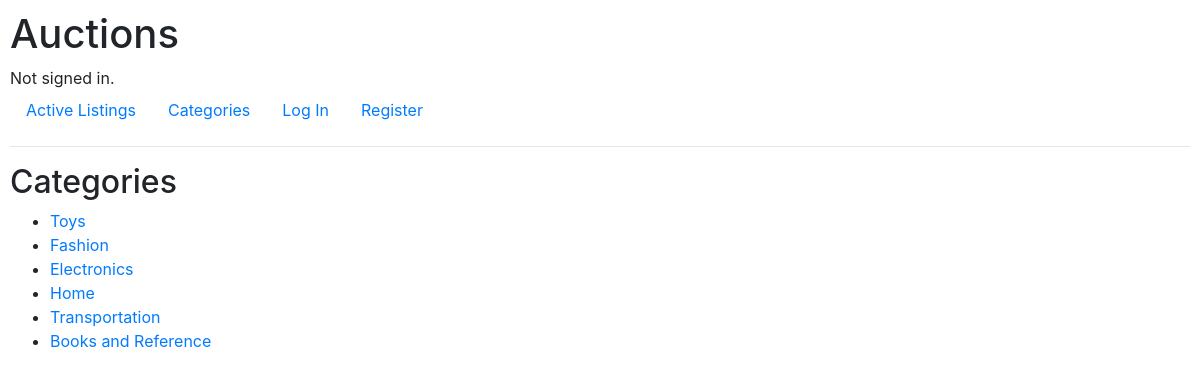
Page /categories on the earlier database version.
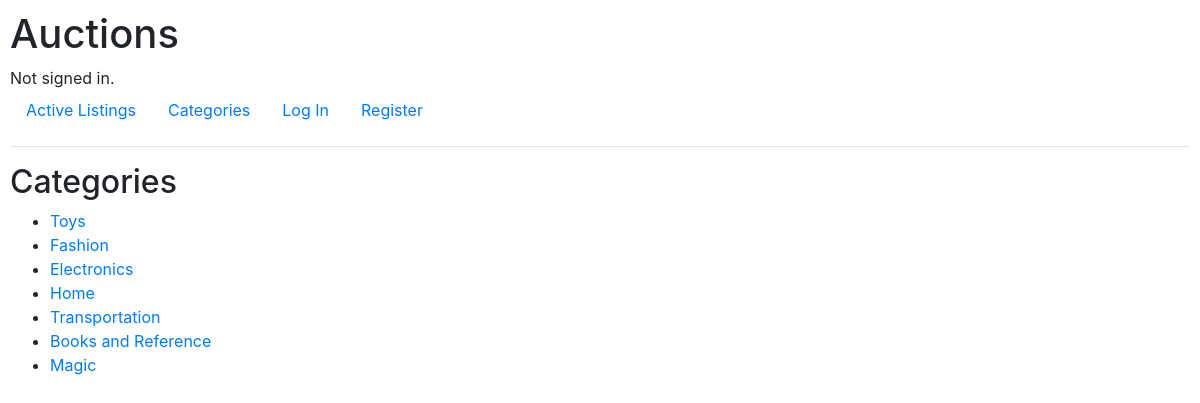
Same page on the later database version.
### auctions/models.py (models this page shows)
class Category(models.Model):
    name = models.CharField(max_length=64)
    def __str__(self):
        return self.name

### auctions/views.py (the view)
# urls.py: path("categories", views.categories, name="categories"),
def categories(request):
    categories = Category.objects.all()
    return render(request, 'auctions/categories.html', {
        'categories': categories
    })

### auctions/templates/auctions/categories.html (shortened to what this page needs)
{% extends 'auctions/layout.html' %}
{% block body %}
<h2>Categories</h2>
<ul>
    {% for category in categories %}
    <li><a href="{% url 'category_listings' category.id %}">{{ category }}</li></a>
    {% endfor %}
</ul>
{% endblock %}

### auctions/templates/auctions/layout.html (shortened to what this page needs)
{% load static %}
<!DOCTYPE html>
<html lang="en">
    <head>
        <link rel="stylesheet" href="https://stackpath.bootstrapcdn.com/bootstrap/4.4.1/css/bootstrap.min.css">
        <link href="{% static 'auctions/styles.css' %}" rel="stylesheet">
    </head>
    <body>
        <h1>Auctions</h1>
        <div>
            {% if user.is_authenticated %}
                Signed in as <strong>{{ user.username }}</strong>.
            {% else %}
                Not signed in.
            {% endif %}
        </div>
        <ul class="nav">
            <li class="nav-item">
                <a class="nav-link" href="{% url 'index' %}">Active Listings</a>
            </li>
            <li class="nav-item">
                <a href="{% url 'categories' %}" class="nav-link">Categories</a>
            </li>
            {% if user.is_authenticated %}
                <li class="nav-item">
                    <a class="nav-link" href="{% url 'create_listing' %}">Create Listing</a>
                </li>
                <li class="nav-item">
                    <a href="{% url 'watchlist' %}" class="nav-link">Watchlist</a>
                </li>
                <li class="nav-item">
                    <a class="nav-link" href="{% url 'logout' %}">Log Out</a>
                </li>
            {% else %}
                <li class="nav-item">
                    <a class="nav-link" href="{% url 'login' %}">Log In</a>
                </li>
                <li class="nav-item">
                    <a class="nav-link" href="{% url 'register' %}">Register</a>
                </li>
            {% endif %}
        </ul>
        <hr>
        {% block body %}
        {% endblock %}
    </body>
</html>

### auctions/static/auctions/styles.css (style rules this page uses)
body { padding: 10px; }

Differences in the rows shown:
added Category: name "Magic"
